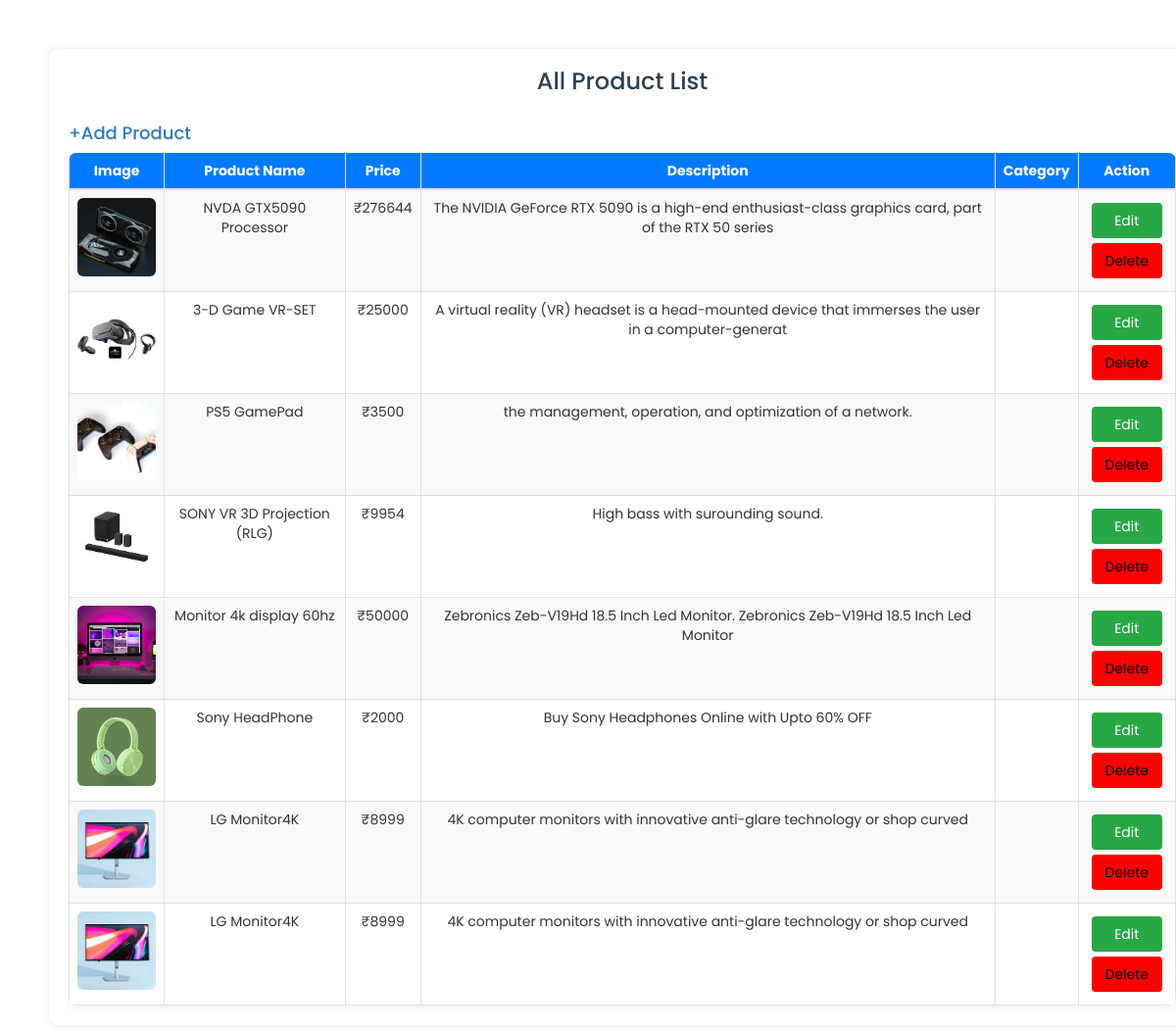
The page /all_product.php (signed in) on the database its author committed.
### tables this page shows
CREATE TABLE `product_tbl` (
  `p_id` int(15) NOT NULL,
  `product_name` varchar(100) NOT NULL,
  `description` varchar(100) NOT NULL,
  `price` int(50) NOT NULL,
  `img` varchar(100) NOT NULL,
  `category` varchar(100) NOT NULL
);

### all_product.php (the view, shortened to what this page needs)
<?php
include("conn.php");
?>
<!DOCTYPE html>
<html lang="en">
<head>
    <link rel="stylesheet" href="css/bootstrap.min.css">
    <link rel="stylesheet" href="css/admin.css">
</head>
<body>
    <div class="container">
        <h3>All Product List</h3>
		<a href="add_product.php"><h4>+Add Product</h4></a>
        <table class="table table-striped">
            <thead>
                <tr>
                    <th>Image</th>
                    <th>Product Name</th>
                    <th>Price</th>
                    <th>Description</th>
                    <th>Category</th>
                    <th>Action</th>
                </tr>
            </thead>
            <tbody>
                <?php
                $sql = "SELECT * FROM product_tbl";
                $result = mysqli_query($conn, $sql);
                if (mysqli_num_rows($result)) {
                    while ($row = mysqli_fetch_array($result)) {
                        ?>
                        <tr>
                            <td><img src="../TechCoree/product_img/<?php echo $row['img']; ?>" alt="Product Image"></td>
                            <td><?php echo $row['product_name']; ?></td>
                            <td>&#x20B9;<?php echo $row['price']; ?></td>
                            <td><?php echo $row['description']; ?></td>
                            <td><?php echo $row['category']; ?></td>
                            <td>
                                <a href="update_product.php?p_id=<?php echo $row['p_id']; ?>" class="btn-action edit">Edit</a>
                                <a onclick="return confirm('Are you Sure?') " href="delete_product.php?p_id=<?php echo $row['p_id']; ?>" class="btn-action delete">Delete</a>
                            </td>
                        </tr>
                        <?php
                    }
                }
                ?>
            </tbody>
        </table>
    </div>
</body>
</html>

### CSS/admin.css (style rules this page uses)
body { margin: 0px; padding: 0px; box-sizing: border-box; font-family:'poppins',sans-serif; }
.container { max-width: 1200px; margin: 40px auto; padding: 20px; background: white; box-shadow: 0 0 10px rgba(0,0,0,0.1); border-radius: 10px; }
.container { max-width: 100vw; margin: 50px ; padding: 0 20px; }
h3 { text-align: center; margin-bottom: 30px; color: #2c3e50; }
.table { width: 100%; border-collapse: collapse; background-color: #ffffff; box-shadow: 0 4px 12px rgba(0, 0, 0, 0.05); border-radius: 8px; overflow: hidden; }
.table th, .table td { padding: 14px 16px; text-align: center; border: 1px solid #dee2e6; vertical-align: middle; }
.table th { background-color: #007bff; color: white; font-weight: bold; }
.table td img { width: 80px; height: 80px; object-fit: cover; border-radius: 6px; }
.btn-action { display: block; padding: 8px 14px; margin: 5px 5px; font-size: 14px; border-radius: 4px; text-decoration: none; color: #fff; transition: background-color 0.3s ease; }
.btn-action.edit { background-color: #28a745; text-decoration:none; }
.btn-action.delete { color:black; background:red; text-decoration:none; }

### rows shown on the page
product_tbl: img (picture), product_name "NVDA GTX5090 Processor", price "276644", description "The NVIDIA GeForce RTX 5090 is a high-end enthusiast-class graphics card, part of the RTX 50 series"
product_tbl: img (picture), product_name "3-D Game VR-SET", price "25000", description "A virtual reality (VR) headset is a head-mounted device that immerses the user in a computer-generat"
product_tbl: img (picture), product_name "PS5 GamePad", price "3500", description "the management, operation, and optimization of a network."
product_tbl: img (picture), product_name "SONY VR 3D Projection (RLG)", price "9954", description "High bass with surounding sound."
product_tbl: img (picture), product_name "Monitor 4k display 60hz", price "50000", description "Zebronics Zeb-V19Hd 18.5 Inch Led Monitor. Zebronics Zeb-V19Hd 18.5 Inch Led Monitor"
product_tbl: img (picture), product_name "Sony HeadPhone", price "2000", description "Buy Sony Headphones Online with Upto 60% OFF"
product_tbl: img (picture), product_name "LG Monitor4K", price "8999", description "4K computer monitors with innovative anti-glare technology or shop curved"
product_tbl: img (picture), product_name "LG Monitor4K", price "8999", description "4K computer monitors with innovative anti-glare technology or shop curved"
